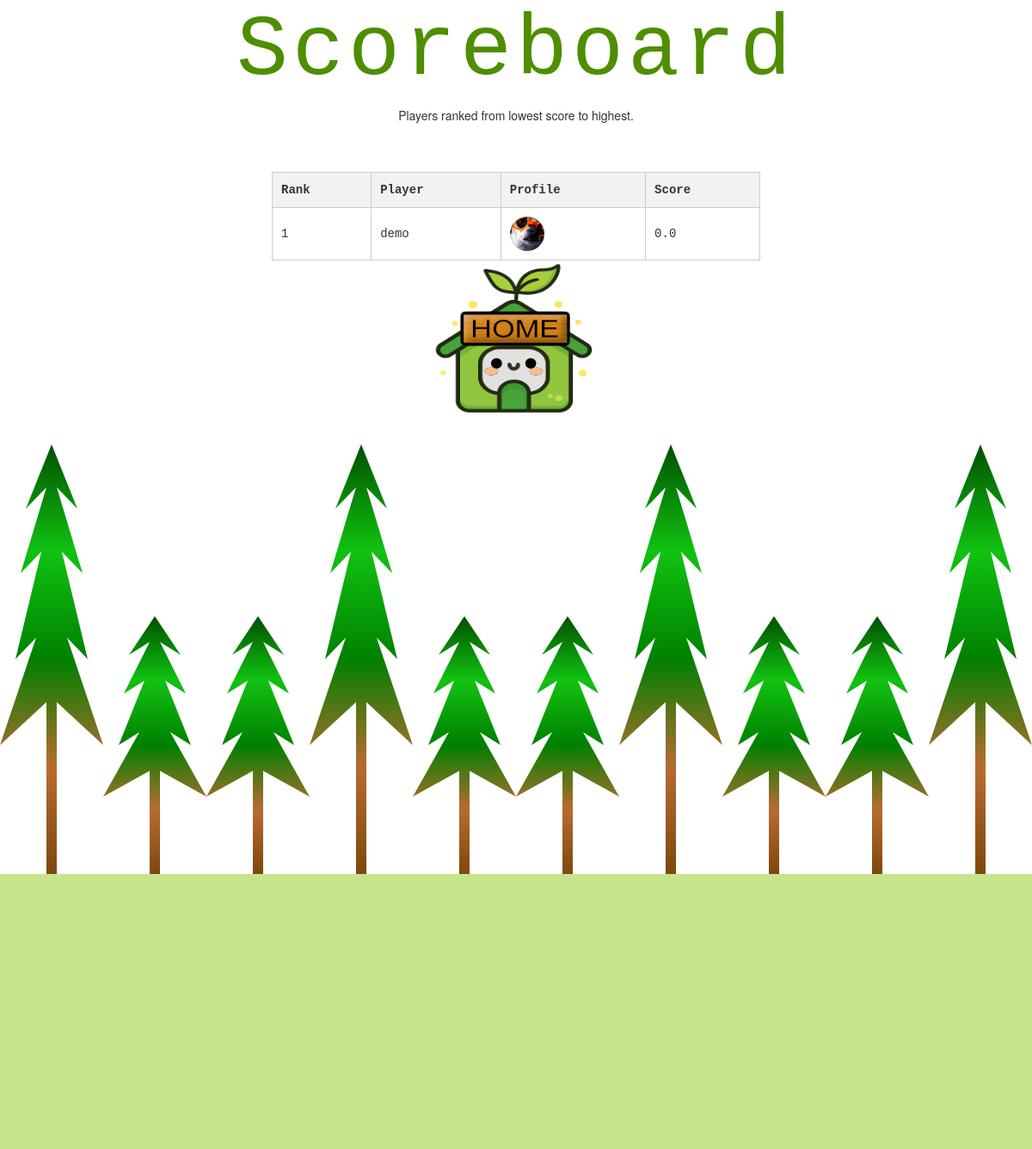
Page /scoreboard (signed in) on the committed database.
### tables this page shows
CREATE TABLE players (
    id INTEGER PRIMARY KEY AUTOINCREMENT,
    name TEXT NOT NULL,
    username TEXT NOT NULL UNIQUE,
    password_hash TEXT NOT NULL,
    profile_picture TEXT,
    score REAL NOT NULL DEFAULT 0
);

### app.py (the view)
@app.route("/scoreboard")
@login_required
def scoreboard():
    db = get_db()
    players = db.execute("""
        SELECT id, name, score, profile_picture
        FROM players
        ORDER BY score ASC
    """).fetchall()
    db.close()
    return render_template("ScoreboardPage.html", players=players)

### app.py (called while the page is built)
def get_db():
    conn = sqlite3.connect("src/instance/inventory.db")
    conn.row_factory = sqlite3.Row
    return conn

def login_required(f):
    from functools import wraps
    @wraps(f)
    def wrapper(*args, **kwargs):
        if "player_id" not in session:
            return redirect("/login")
        return f(*args, **kwargs)
    return wrapper

### templates/ScoreboardPage.html (shortened to what this page needs)
{% extends '0-MainPageSetup.html' %}
{% block head %}
<link rel="stylesheet" href="{{ url_for('static', filename='css/homestyle.css') }}">
{% endblock %}
{% block body %}
<div class="welcome1">
    <h1>Scoreboard</h1>
    <p class="text">Players ranked from lowest score to highest.</p>
</div>
<div class="body">
    <table class="inventory-table">
        <thead>
            <tr>
                <th>Rank</th>
                <th>Player</th>
                <th>Profile</th>
                <th>Score</th>
            </tr>
        </thead>
        <tbody>
            {% for player in players %}
            <tr>
                <td>{{ loop.index }}</td>
                <td>{{ player.name }}</td>
                <td>
                    {% if player.profile_picture %}
                        <img src="{{ url_for('static', filename='profile_pics/' ~ player.profile_picture) }}"
                             alt="Profile Picture"
                             style="width:40px; height:40px; border-radius:50%;">
                    {% else %}
                        <span>No Image</span>
                    {% endif %}
                </td>
                <td>{{ player.score }}</td>
            </tr>
            {% endfor %}
        </tbody>
    </table>
    <div class="images">
        <a href="/">
            <img src="{{ url_for('static', filename='Pictures/BinnyHome.png') }}" alt="homebot" class="binnyhome">
        </a>
    </div>
</div>
{% endblock %}

### static/css/mainstyle.css (style rules this page uses)
* { margin: 0; padding: 0; box-sizing: border-box; }
body { font-family: 'Andale Mono', 'Courier New', monospace; }
.body { width: 100%; max-width: 600px; margin: 0 auto; padding: 16px; }

### static/css/homestyle.css (style rules this page uses)
* { margin: 0; padding: 0; box-sizing: border-box; }
.body { width: 100%; max-width: 600px; margin: 0 auto; padding: 16px; }
.images { display: flex; justify-content: center; gap: clamp(10px, 6vw, 40px); flex-wrap: wrap; align-items: flex-start; animation: bounce 300ms alternate infinite cubic-bezier(.2, .65, .6, 1), typing 3.5s steps(23, end); }
.welcome1 { text-align: center; margin-bottom: 20px; }
.welcome1 h1 { display: inline-block; font-size: clamp(100px, 10vw, 80px); color: #4e8e00; font-family: 'Andale Mono', 'Courier New', monospace; overflow: hidden; white-space: normal; margin: 5px ; letter-spacing: 0.05em; animation: typing 3.5s steps(23, end),blink-caret 1s step-end infinite; }
.inventory-table { width: 100%; border-collapse: collapse; margin-top: 20px; font-family: 'Andale Mono', 'Courier New', monospace; }
.inventory-table th, .inventory-table td { border: 1px solid #ccc; padding: 10px; text-align: left; }
.inventory-table th { background-color: #f2f2f2; font-weight: bold; }

### rows in the picture
players: name "demo", profile_picture (picture), score "0.0"
